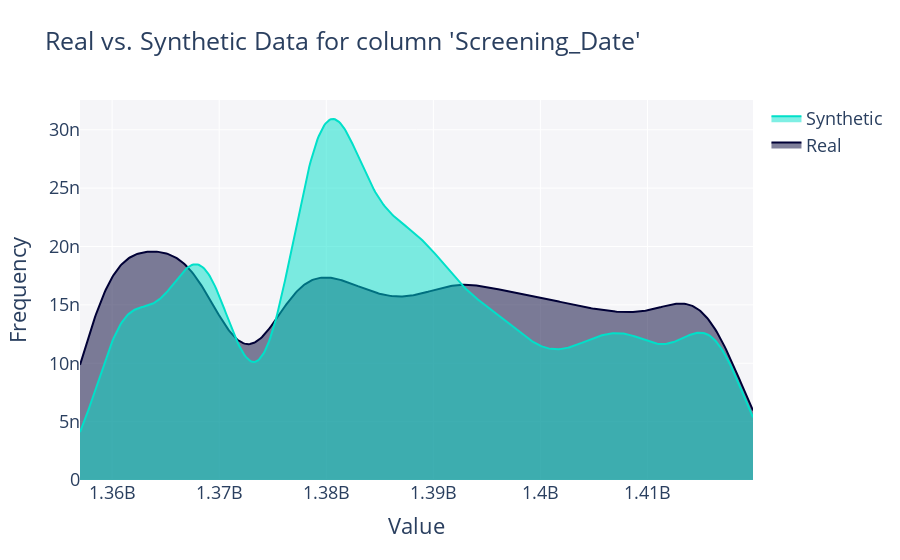

This figure's notebook cell:
### Code cell
get_column_plot(
    real_data=df_train,
    synthetic_data=synthetic_data_ctgan,
    column_name='Screening_Date',
    plot_type='distplot'
).show(renderer="vscode")

### Figure 1 — Plotly figure (JSON) as saved in the notebook; plotly's stock layout.template omitted (floating-point values rounded to 4 significant figures; data arrays with more than 128 entries replaced by an {"elided": "..."} marker saying what was removed)
{"data": [{"fill": "tozeroy", "hovertemplate": "<b>Real</b><br>Frequency: %{y}<extra></extra>", "legendgroup": "Real", "marker": {"color": "#000036"}, "mode": "lines", "name": "Real", "showlegend": true, "type": "scatter", "x": {"elided": "500 float values"}, "xaxis": "x", "y": {"elided": "500 float values"}, "yaxis": "y"}, {"fill": "tozeroy", "hovertemplate": "<b>Synthetic</b><br>Frequency: %{y}<extra></extra>", "legendgroup": "Synthetic", "marker": {"color": "#01E0C9"}, "mode": "lines", "name": "Synthetic", "showlegend": true, "type": "scatter", "x": {"elided": "500 float values"}, "xaxis": "x", "y": {"elided": "500 float values"}, "yaxis": "y"}], "layout": {"barmode": "overlay", "font": {"size": 18}, "hovermode": "closest", "legend": {"traceorder": "reversed"}, "plot_bgcolor": "#F5F5F8", "title": {"text": "Real vs. Synthetic Data for column 'Screening_Date'"}, "xaxis": {"anchor": "y2", "domain": [0, 1], "title": {"text": "Value"}, "zeroline": false}, "yaxis": {"anchor": "free", "domain": [0, 1], "position": 0, "title": {"text": "Frequency"}}}}
